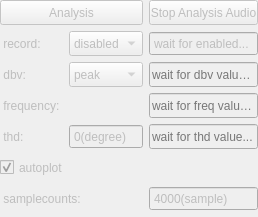
<?xml version="1.0" encoding="UTF-8"?>
<ui version="4.0">
 <class>ModuleC</class>
 <widget class="QFrame" name="ModuleC">
  <property name="geometry">
   <rect>
    <x>0</x>
    <y>0</y>
    <width>258</width>
    <height>217</height>
   </rect>
  </property>
  <property name="windowTitle">
   <string>Frame</string>
  </property>
  <layout class="QGridLayout" name="gridLayout">
   <property name="leftMargin">
    <number>0</number>
   </property>
   <property name="topMargin">
    <number>0</number>
   </property>
   <property name="rightMargin">
    <number>0</number>
   </property>
   <property name="bottomMargin">
    <number>0</number>
   </property>
   <item row="0" column="2" colspan="2">
    <widget class="QPushButton" name="pushButton_101">
     <property name="enabled">
      <bool>false</bool>
     </property>
     <property name="minimumSize">
      <size>
       <width>80</width>
       <height>25</height>
      </size>
     </property>
     <property name="text">
      <string>Stop Analysis Audio</string>
     </property>
    </widget>
   </item>
   <item row="3" column="0">
    <widget class="QLabel" name="label_3">
     <property name="enabled">
      <bool>false</bool>
     </property>
     <property name="text">
      <string> frequency: </string>
     </property>
    </widget>
   </item>
   <item row="2" column="1">
    <widget class="QComboBox" name="comboBox_33">
     <property name="enabled">
      <bool>false</bool>
     </property>
     <property name="sizePolicy">
      <sizepolicy hsizetype="Minimum" vsizetype="Minimum">
       <horstretch>0</horstretch>
       <verstretch>0</verstretch>
      </sizepolicy>
     </property>
     <property name="minimumSize">
      <size>
       <width>25</width>
       <height>25</height>
      </size>
     </property>
     <property name="maximumSize">
      <size>
       <width>16777215</width>
       <height>25</height>
      </size>
     </property>
     <property name="layoutDirection">
      <enum>Qt::LeftToRight</enum>
     </property>
     <property name="currentIndex">
      <number>0</number>
     </property>
     <item>
      <property name="text">
       <string>peak</string>
      </property>
     </item>
     <item>
      <property name="text">
       <string>rms</string>
      </property>
     </item>
    </widget>
   </item>
   <item row="1" column="2" colspan="2">
    <widget class="QSpinBox" name="spinBox">
     <property name="enabled">
      <bool>false</bool>
     </property>
     <property name="sizePolicy">
      <sizepolicy hsizetype="Minimum" vsizetype="Minimum">
       <horstretch>0</horstretch>
       <verstretch>0</verstretch>
      </sizepolicy>
     </property>
     <property name="minimumSize">
      <size>
       <width>0</width>
       <height>25</height>
      </size>
     </property>
     <property name="maximumSize">
      <size>
       <width>16777215</width>
       <height>25</height>
      </size>
     </property>
     <property name="wrapping">
      <bool>false</bool>
     </property>
     <property name="frame">
      <bool>true</bool>
     </property>
     <property name="buttonSymbols">
      <enum>QAbstractSpinBox::NoButtons</enum>
     </property>
     <property name="specialValueText">
      <string>wait for enabled...</string>
     </property>
     <property name="suffix">
      <string/>
     </property>
     <property name="prefix">
      <string/>
     </property>
     <property name="minimum">
      <number>0</number>
     </property>
     <property name="maximum">
      <number>0</number>
     </property>
     <property name="singleStep">
      <number>0</number>
     </property>
     <property name="stepType">
      <enum>QAbstractSpinBox::DefaultStepType</enum>
     </property>
     <property name="value">
      <number>0</number>
     </property>
    </widget>
   </item>
   <item row="2" column="0">
    <widget class="QLabel" name="label_2">
     <property name="enabled">
      <bool>false</bool>
     </property>
     <property name="text">
      <string> dbv:</string>
     </property>
    </widget>
   </item>
   <item row="5" column="0" colspan="2">
    <widget class="QCheckBox" name="checkBox_2">
     <property name="enabled">
      <bool>false</bool>
     </property>
     <property name="minimumSize">
      <size>
       <width>40</width>
       <height>25</height>
      </size>
     </property>
     <property name="maximumSize">
      <size>
       <width>16777215</width>
       <height>25</height>
      </size>
     </property>
     <property name="text">
      <string>autoplot</string>
     </property>
     <property name="checked">
      <bool>true</bool>
     </property>
    </widget>
   </item>
   <item row="2" column="2" colspan="2">
    <widget class="QLineEdit" name="lineEdit_42">
     <property name="enabled">
      <bool>false</bool>
     </property>
     <property name="sizePolicy">
      <sizepolicy hsizetype="Minimum" vsizetype="Minimum">
       <horstretch>0</horstretch>
       <verstretch>0</verstretch>
      </sizepolicy>
     </property>
     <property name="minimumSize">
      <size>
       <width>40</width>
       <height>25</height>
      </size>
     </property>
     <property name="maximumSize">
      <size>
       <width>16777215</width>
       <height>25</height>
      </size>
     </property>
     <property name="text">
      <string/>
     </property>
     <property name="readOnly">
      <bool>true</bool>
     </property>
     <property name="placeholderText">
      <string>wait for dbv value...</string>
     </property>
    </widget>
   </item>
   <item row="4" column="0">
    <widget class="QLabel" name="label_4">
     <property name="enabled">
      <bool>false</bool>
     </property>
     <property name="text">
      <string> thd: </string>
     </property>
    </widget>
   </item>
   <item row="6" column="0" colspan="2">
    <widget class="QLabel" name="label_5">
     <property name="enabled">
      <bool>false</bool>
     </property>
     <property name="text">
      <string> samplecounts: </string>
     </property>
    </widget>
   </item>
   <item row="6" column="2" colspan="2">
    <widget class="QDoubleSpinBox" name="doubleSpinBox_4">
     <property name="enabled">
      <bool>false</bool>
     </property>
     <property name="sizePolicy">
      <sizepolicy hsizetype="Minimum" vsizetype="Minimum">
       <horstretch>0</horstretch>
       <verstretch>0</verstretch>
      </sizepolicy>
     </property>
     <property name="minimumSize">
      <size>
       <width>40</width>
       <height>25</height>
      </size>
     </property>
     <property name="maximumSize">
      <size>
       <width>16777215</width>
       <height>25</height>
      </size>
     </property>
     <property name="buttonSymbols">
      <enum>QAbstractSpinBox::NoButtons</enum>
     </property>
     <property name="suffix">
      <string>(sample)</string>
     </property>
     <property name="decimals">
      <number>0</number>
     </property>
     <property name="minimum">
      <double>2000.000000000000000</double>
     </property>
     <property name="maximum">
      <double>6000.000000000000000</double>
     </property>
     <property name="singleStep">
      <double>100.000000000000000</double>
     </property>
     <property name="value">
      <double>4000.000000000000000</double>
     </property>
    </widget>
   </item>
   <item row="4" column="1">
    <widget class="QDoubleSpinBox" name="doubleSpinBox_5">
     <property name="enabled">
      <bool>false</bool>
     </property>
     <property name="sizePolicy">
      <sizepolicy hsizetype="Preferred" vsizetype="Preferred">
       <horstretch>0</horstretch>
       <verstretch>0</verstretch>
      </sizepolicy>
     </property>
     <property name="minimumSize">
      <size>
       <width>40</width>
       <height>25</height>
      </size>
     </property>
     <property name="maximumSize">
      <size>
       <width>16777215</width>
       <height>25</height>
      </size>
     </property>
     <property name="buttonSymbols">
      <enum>QAbstractSpinBox::NoButtons</enum>
     </property>
     <property name="suffix">
      <string>(degree)</string>
     </property>
     <property name="decimals">
      <number>0</number>
     </property>
     <property name="minimum">
      <double>0.000000000000000</double>
     </property>
     <property name="maximum">
      <double>20.000000000000000</double>
     </property>
     <property name="singleStep">
      <double>1.000000000000000</double>
     </property>
     <property name="value">
      <double>0.000000000000000</double>
     </property>
    </widget>
   </item>
   <item row="7" column="0" colspan="4">
    <spacer name="verticalSpacer">
     <property name="orientation">
      <enum>Qt::Vertical</enum>
     </property>
     <property name="sizeHint" stdset="0">
      <size>
       <width>20</width>
       <height>4</height>
      </size>
     </property>
    </spacer>
   </item>
   <item row="4" column="2" colspan="2">
    <widget class="QLineEdit" name="lineEdit_49">
     <property name="enabled">
      <bool>false</bool>
     </property>
     <property name="sizePolicy">
      <sizepolicy hsizetype="Minimum" vsizetype="Minimum">
       <horstretch>0</horstretch>
       <verstretch>0</verstretch>
      </sizepolicy>
     </property>
     <property name="minimumSize">
      <size>
       <width>40</width>
       <height>25</height>
      </size>
     </property>
     <property name="maximumSize">
      <size>
       <width>16777215</width>
       <height>25</height>
      </size>
     </property>
     <property name="text">
      <string/>
     </property>
     <property name="readOnly">
      <bool>true</bool>
     </property>
     <property name="placeholderText">
      <string>wait for thd value...</string>
     </property>
    </widget>
   </item>
   <item row="0" column="0" colspan="2">
    <widget class="QPushButton" name="pushButton_99">
     <property name="enabled">
      <bool>false</bool>
     </property>
     <property name="sizePolicy">
      <sizepolicy hsizetype="Minimum" vsizetype="Minimum">
       <horstretch>0</horstretch>
       <verstretch>0</verstretch>
      </sizepolicy>
     </property>
     <property name="minimumSize">
      <size>
       <width>80</width>
       <height>25</height>
      </size>
     </property>
     <property name="maximumSize">
      <size>
       <width>16777215</width>
       <height>25</height>
      </size>
     </property>
     <property name="text">
      <string>Analysis</string>
     </property>
    </widget>
   </item>
   <item row="3" column="2" colspan="2">
    <widget class="QLineEdit" name="lineEdit_47">
     <property name="enabled">
      <bool>false</bool>
     </property>
     <property name="sizePolicy">
      <sizepolicy hsizetype="Minimum" vsizetype="Minimum">
       <horstretch>0</horstretch>
       <verstretch>0</verstretch>
      </sizepolicy>
     </property>
     <property name="minimumSize">
      <size>
       <width>40</width>
       <height>25</height>
      </size>
     </property>
     <property name="maximumSize">
      <size>
       <width>16777215</width>
       <height>25</height>
      </size>
     </property>
     <property name="text">
      <string/>
     </property>
     <property name="readOnly">
      <bool>true</bool>
     </property>
     <property name="placeholderText">
      <string>wait for freq value...</string>
     </property>
    </widget>
   </item>
   <item row="1" column="1">
    <widget class="QComboBox" name="comboBox">
     <property name="enabled">
      <bool>false</bool>
     </property>
     <property name="sizePolicy">
      <sizepolicy hsizetype="Minimum" vsizetype="Minimum">
       <horstretch>0</horstretch>
       <verstretch>0</verstretch>
      </sizepolicy>
     </property>
     <property name="minimumSize">
      <size>
       <width>25</width>
       <height>25</height>
      </size>
     </property>
     <property name="maximumSize">
      <size>
       <width>16777215</width>
       <height>25</height>
      </size>
     </property>
     <item>
      <property name="text">
       <string>disabled</string>
      </property>
     </item>
     <item>
      <property name="text">
       <string>size</string>
      </property>
     </item>
     <item>
      <property name="text">
       <string>length</string>
      </property>
     </item>
    </widget>
   </item>
   <item row="1" column="0">
    <widget class="QLabel" name="label">
     <property name="enabled">
      <bool>false</bool>
     </property>
     <property name="text">
      <string> record: </string>
     </property>
    </widget>
   </item>
  </layout>
 </widget>
 <resources/>
 <connections/>
</ui>
